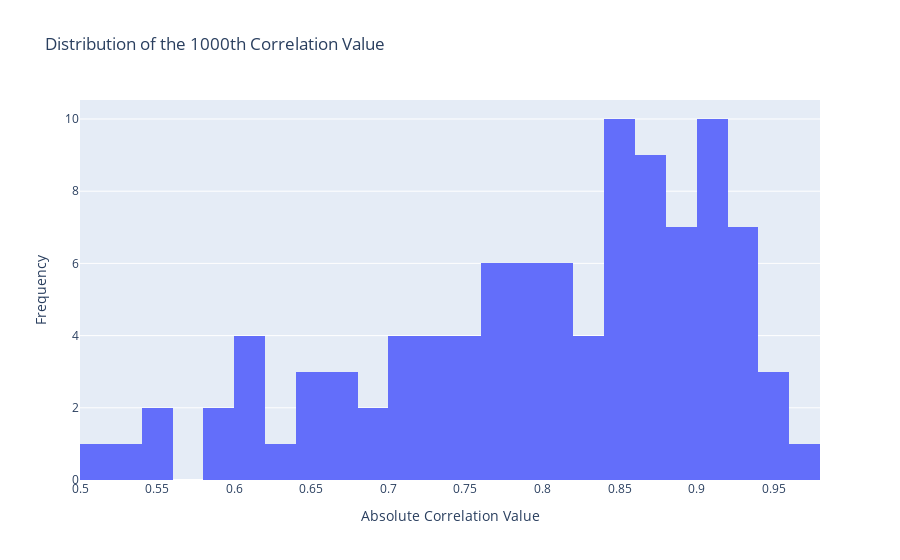

This figure's notebook cell:
### Code cell
import plotly.express as px

# Extract the 1000th correlation value from each experiment
y = [abs(corr['top_10k_r'][slice_point][1]) for corr in correlations]

# Create the histogram
fig = px.histogram(x=y, nbins=40, title='Distribution of the 1000th Correlation Value')
fig.update_layout(
    xaxis_title="Absolute Correlation Value",
    yaxis_title="Frequency",
)
fig.show()

### Figure 1 — Plotly figure (JSON) as saved in the notebook; plotly's stock layout.template omitted (floating-point values rounded to 4 significant figures)
{"data": [{"bingroup": "x", "hovertemplate": "x=%{x}<br>count=%{y}<extra></extra>", "legendgroup": "", "marker": {"color": "#636efa", "pattern": {"shape": ""}}, "name": "", "nbinsx": 40, "orientation": "v", "showlegend": false, "type": "histogram", "x": [0.9608, 0.9597, 0.9584, 0.9524, 0.9374, 0.9374, 0.9373, 0.9367, 0.9342, 0.9318, 0.9252, 0.9195, 0.9186, 0.9169, 0.9159, 0.914, 0.9107, 0.9098, 0.9083, 0.908, 0.9071, 0.9, 0.8954, 0.8951, 0.892, 0.8911, 0.8896, 0.884, 0.8771, 0.877, 0.8733, 0.8699, 0.8685, 0.8675, 0.8661, 0.8638, 0.8622, 0.86, 0.8553, 0.8527, 0.8524, 0.8519, 0.8502, 0.844, 0.8422, 0.8411, 0.8401, 0.8352, 0.832, 0.8269, 0.8202, 0.8196, 0.8143, 0.8123, 0.8096, 0.8077, 0.8072, 0.7983, 0.7964, 0.7915, 0.786, 0.7832, 0.7826, 0.7769, 0.7694, 0.7642, 0.7626, 0.7621, 0.7604, 0.7557, 0.75, 0.748, 0.7454, 0.7342, 0.7267, 0.7265, 0.7255, 0.7197, 0.7175, 0.7113, 0.7081, 0.6955, 0.6901, 0.6782, 0.6679, 0.661, 0.6546, 0.6527, 0.6513, 0.6318, 0.6161, 0.6132, 0.6071, 0.605, 0.5883, 0.5857, 0.5454, 0.5413, 0.5351, 0.5062], "xaxis": "x", "yaxis": "y"}], "layout": {"barmode": "relative", "legend": {"tracegroupgap": 0}, "title": {"text": "Distribution of the 1000th Correlation Value"}, "xaxis": {"anchor": "y", "domain": [0, 1], "title": {"text": "Absolute Correlation Value"}}, "yaxis": {"anchor": "x", "domain": [0, 1], "title": {"text": "Frequency"}}}}
